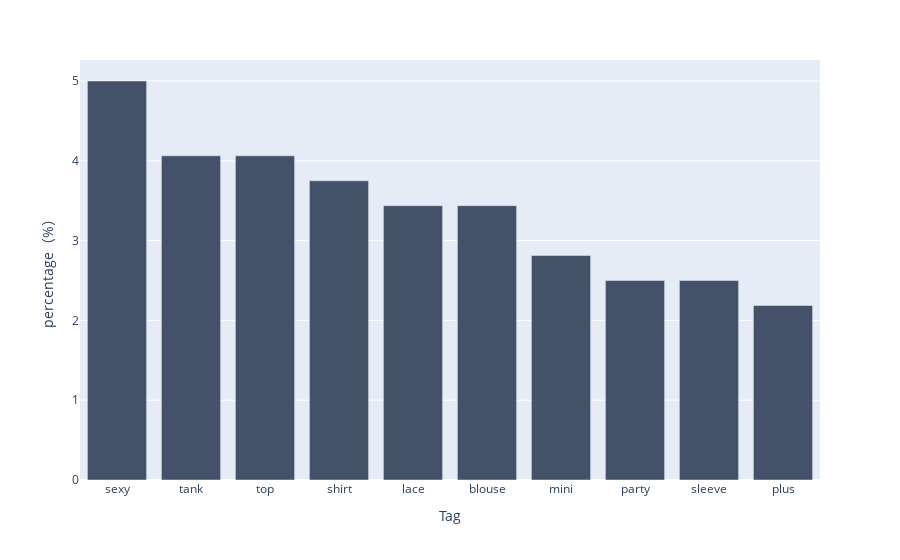

Notebook cell for this chart:
### Code cell
import plotly.express as px
px.bar(c3.head(10),'Tag','percentage（%）',color_discrete_sequence =['#435268']*10)

### Figure 1 — Plotly figure (JSON) as saved in the notebook; plotly's stock layout.template omitted (floating-point values rounded to 4 significant figures)
{"data": [{"alignmentgroup": "True", "hovertemplate": "Tag=%{x}<br>percentage（%）=%{y}<extra></extra>", "legendgroup": "", "marker": {"color": "#435268", "pattern": {"shape": ""}}, "name": "", "offsetgroup": "", "orientation": "v", "showlegend": false, "textposition": "auto", "type": "bar", "x": ["sexy", "tank", "top", "shirt", "lace", "blouse", "mini", "party", "sleeve", "plus"], "xaxis": "x", "y": [5, 4.062, 4.062, 3.75, 3.438, 3.438, 2.812, 2.5, 2.5, 2.188], "yaxis": "y"}], "layout": {"barmode": "relative", "legend": {"tracegroupgap": 0}, "margin": {"t": 60}, "xaxis": {"anchor": "y", "domain": [0, 1], "title": {"text": "Tag"}}, "yaxis": {"anchor": "x", "domain": [0, 1], "title": {"text": "percentage（%）"}}}}
